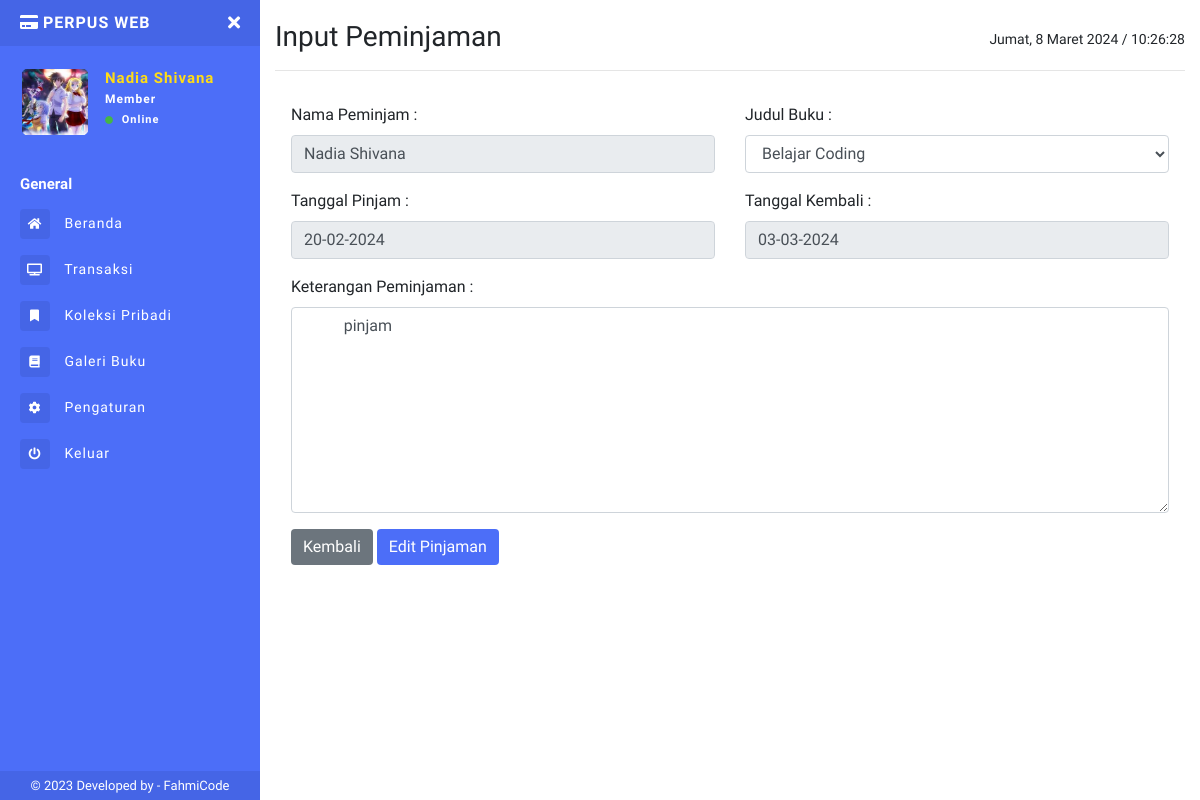
/user/edit-pinjaman.php?id_trans=TRX-00015 (signed in), run on the app's committed database.
### tables this page shows
CREATE TABLE `tb_anggota` (
  `id_anggota` char(11) NOT NULL,
  `nisn` varchar(16) NOT NULL,
  `nama` varchar(50) NOT NULL,
  `kelas` varchar(25) NOT NULL,
  `username` varchar(45) NOT NULL,
  `password` varchar(45) NOT NULL,
  `foto` varchar(50) NOT NULL,
  `created_at` timestamp NULL DEFAULT current_timestamp(),
  `updated_at` varchar(40) DEFAULT NULL,
  `status` tinyint(4) NOT NULL
);

CREATE TABLE `tb_peminjaman` (
  `id_peminjaman` char(13) NOT NULL,
  `id_buku` char(15) NOT NULL,
  `id_peminjam` char(15) NOT NULL,
  `tgl_pinjam` varchar(16) DEFAULT NULL,
  `tgl_kembali` varchar(16) DEFAULT NULL,
  `status_buku` enum('Proses','Pinjam','Kembali') NOT NULL,
  `ket` text NOT NULL
);

### user/edit-pinjaman.php (the view, shortened to what this page needs)
<?php
include "sidebar.php";
$query = mysqli_query($conn, "SELECT * FROM tb_peminjaman JOIN tb_buku ON tb_peminjaman.id_buku = tb_buku.id_buku JOIN tb_anggota ON tb_peminjaman.id_peminjam = tb_anggota.id_anggota WHERE tb_peminjaman.id_peminjaman='" . $_GET['id_trans'] . "' ");
$da = mysqli_fetch_assoc($query);
?>
<h1 class="h3 mb-0">
  Input Peminjaman
  <div class="float-right">
    <p id="date_time" style="font-size: 14px; margin-top:11px"></p>
  </div>
</h1>
<hr>
<div class="modal-content border-0">
  <form method="POST" enctype="multipart/form-data" action="">
    <div class="modal-body">
      <div class="row">
        <div class="form-group col-6">
          <label class="samll">Nama Peminjam :</label>
          <input type="text" name="nama" value="<?= $da['nama']; ?>" class="form-control" readonly>
        </div>
        <div class="form-group col-6">
          <label class="samll">Judul Buku :</label>
          <select name="buku" class="form-control" required>
            <?php
            $buku = mysqli_query($conn, "SELECT * FROM tb_buku WHERE jumlah_buku != 0");
            while ($b = mysqli_fetch_array($buku)) {
            ?>
              <option value="<?php echo $b['id_buku'] ?>" <?= ($da['id_buku'] == $b['id_buku']) ? 'selected' : ''; ?>><?php echo $b['judul'] ?></option>
            <?php } ?>
          </select>
        </div>
        <div class="form-group col-6">
          <label class="samll">Tanggal Pinjam :</label>
          <input type="text" name="tgl_pinjam" value="<?= $da['tgl_pinjam']; ?>" class="form-control" readonly>
        </div>
        <div class="form-group col-6">
          <label class="samll">Tanggal Kembali :</label>
          <input type="text" name="tgl_kembali" value="<?= $da['tgl_kembali']; ?>" class="form-control" readonly>
        </div>
      </div>
      <div class="form-group">
        <label class="samll">Keterangan Peminjaman :</label>
        <textarea name="ket" id="" class="form-control" cols="20" rows="8">
          <?= $da['ket']; ?>
       </textarea>
      </div>
      <div class="text-left mt-2">
        <button type="button" class="btn btn-secondary text-left" onclick="history.back(-1)">Kembali</button>
        <button type="submit" name="edit" class="btn btn-primary">Edit Pinjaman</button>
      </div>
    </div>
  </form>
</div>
<?php include "footer.php" ?>

### user/sidebar.php (shortened to what this page needs)
<?php
include '../connection/koneksi.php';
$query = "SELECT * FROM tb_anggota WHERE id_anggota = '" .  $_COOKIE['id'] . "'";
$run = mysqli_query($conn, $query);
$d = mysqli_fetch_array($run);
?>
<!DOCTYPE html>
<html>
<head>
  <link rel="stylesheet" href="https://maxcdn.bootstrapcdn.com/bootstrap/4.0.0/css/bootstrap.min.css">
  <link href="../assets/css/style.css" rel="stylesheet">
  <link href="https://use.fontawesome.com/releases/v5.0.6/css/all.css" rel="stylesheet">
  <link href="../assets/vendor/datatables/dataTables.bootstrap4.min.css" rel="stylesheet">
  <link href="../assets/vendor/datatables/responsive.bootstrap4.min.css" rel="stylesheet">
</head>
<body>
  <div class="page-wrapper chiller-theme toggled">
    <nav id="sidebar" class="sidebar-wrapper">
      <div class="sidebar-content">
        <div class="sidebar-brand">
          <a href="./"><i class="fa fa-credit-card mr-1 text-uppercase"></i>Perpus web</a>
          <div id="close-sidebar">
            <i class="fas fa-times"></i>
          </div>
        </div>
        <div class="sidebar-header">
          <div class="user-pic" style="height:70px;width:70px;">
            <img class="img-responsive img-rounded" src="../uploads/profil/<?= $d['foto']; ?>" alt="User picture">
          </div>
          <div class="user-info">
            <span class="user-name"><?= $d['nama']; ?></span>
            <span class="user-role"><?= "Member" ?></span>
            <span class="user-status">
              <i class="fa fa-circle"></i>
              <span>Online</span>
            </span>
          </div>
        </div>
        <div class="sidebar-menu">
          <ul>
            <li class="header-menu">
              <span>General</span>
            </li>
            <li>
              <a href="index.php">
                <i class="fas fa-home"></i>
                <span>Beranda</span>
              </a>
            </li>
            <li>
              <a href="transaksi-peminjaman.php">
                <i class="fa fa-tv"></i>
                <span>Transaksi</span>
              </a>
            </li>
            <li>
              <a href="data-koleksi.php">
                <i class="fa fa-fw fa-bookmark"></i>
                <span>Koleksi Pribadi</span>
              </a>
            </li>
            <li>
            <li>
              <a href="galeri-buku.php">
                <i class="fa fa-book"></i>
                <span>Galeri Buku</span>
              </a>
            </li>
            <li>
              <a href="pengaturan.php">
                <i class="fa fa-cog"></i>
                <span>Pengaturan</span>
              </a>
            </li>
            <li>
              <a href="#Exit" data-toggle="modal">
                <i class="fa fa-power-off"></i>
                <span>Keluar</span>
              </a>
            </li>
          </ul>
        </div>
      </div>
      <div class="sidebar-footer">
        © 2023 Developed by - <a target="_blank" rel="noopener noreferrer" href="https://fahmi965.000webhostapp.com/Portofolio.html">
          FahmiCode</a>
      </div>
    </nav>
    <main class="page-content">
      <div class="container-fluid">

### data on the page
tb_anggota: foto (picture), nama "Nadia Shivana"
tb_peminjaman: nama "Nadia Shivana", tgl_pinjam "20-02-2024", tgl_kembali "03-03-2024", ket "pinjam"

### other printed values
form field buku "Belajar Coding"
